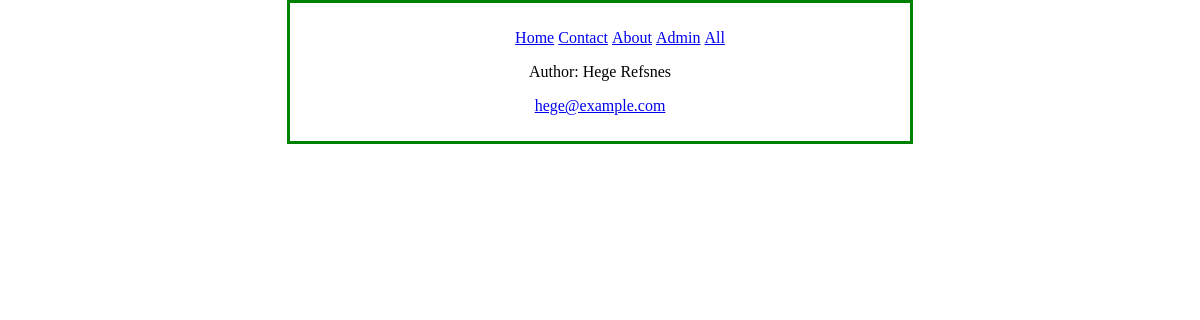
Before: /products/ with the older database file.
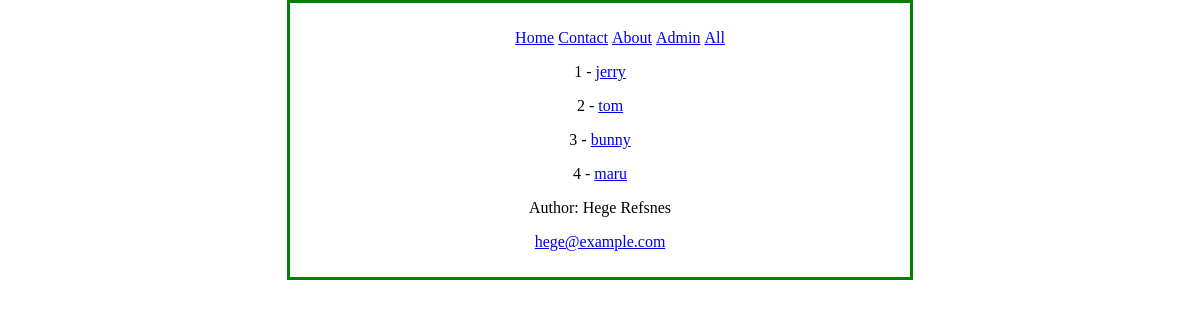
After: the same page with the newer database file.
### products/models.py (models this page shows)
class Product(models.Model):
    title = models.CharField(max_length=120)
    description = models.TextField(blank=True,null=True,default="this is cool")
    price = models.DecimalField(decimal_places=2,max_digits=10)
    summary = models.TextField(blank=False,null=False,default="this is summary")
    feature = models.BooleanField(default=False)
    date = models.DateField(default=utils.timezone.now)

### products/views.py (the view)
# urls.py: path('', product_list, name='product-detail'),
def product_list(request):
    queryset = Product.objects.all() # list of objects
    context = {
        "object_list": queryset
    }
    return render(request, "products_list.html", context)

### products/templates/products_list.html
{% extends 'index.html' %}
{% block content %}
<div>
{% for instance in object_list %}
<p>{{ instance.id }} - <a href='{{instance.id }}'>{{ instance.title }}</a></p>
        {% endfor %}
    </div>
{% endblock %}

### templates/index.html (shortened to what this page needs)
<!DOCTYPE html>
<html lang="en">
<head>
</head>
<body  style="
    margin: auto;
    width: 50%;
    border: 3px solid green;
    padding: 10px;
    text-align:center;
">
    {% include 'navbar.html' %}
    {% block content %}
    {% endblock %}
    {% include 'footer.html' %}
</body>
</html>

### templates/navbar.html
<nav >
    <ul>
        <li style="display:inline;"><a href="/">Home</a></li>
        <li style="display:inline;"><a href="/contact">Contact</a></li>
        <li style="display:inline;"><a href="/about">About</a></li>
        <li style="display:inline;"><a href="/admin">Admin</a></li>
        <li style="display:inline;"><a href="/products">All</a></li>
    </ul>
</nav>

### templates/footer.html
 <footer>
  <p>Author: Hege Refsnes</p>
  <p><a href="mailto:hege@example.com">hege@example.com</a></p>
</footer>

Changed rows visible on the page:
added Product: id "1", title "jerry"
added Product: id "2", title "tom"
added Product: id "3", title "bunny"
added Product: id "4", title "maru"
